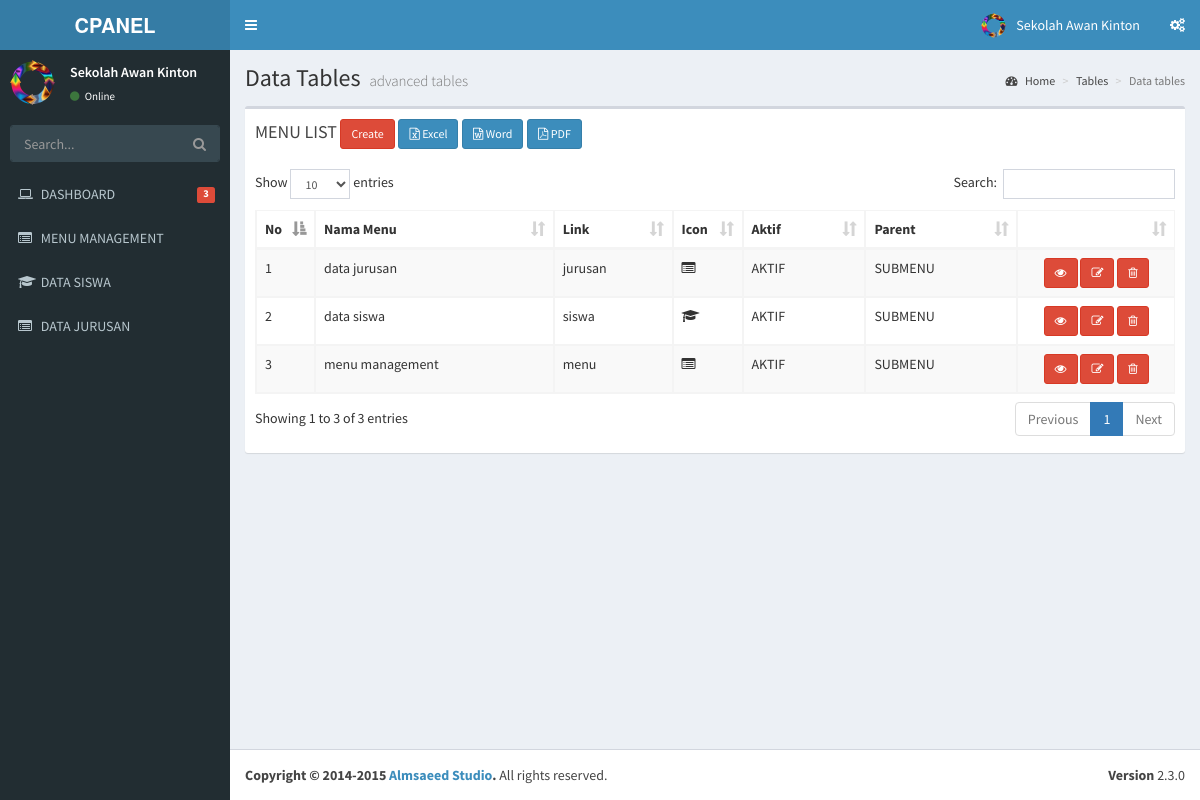
Before: / with the older database file.
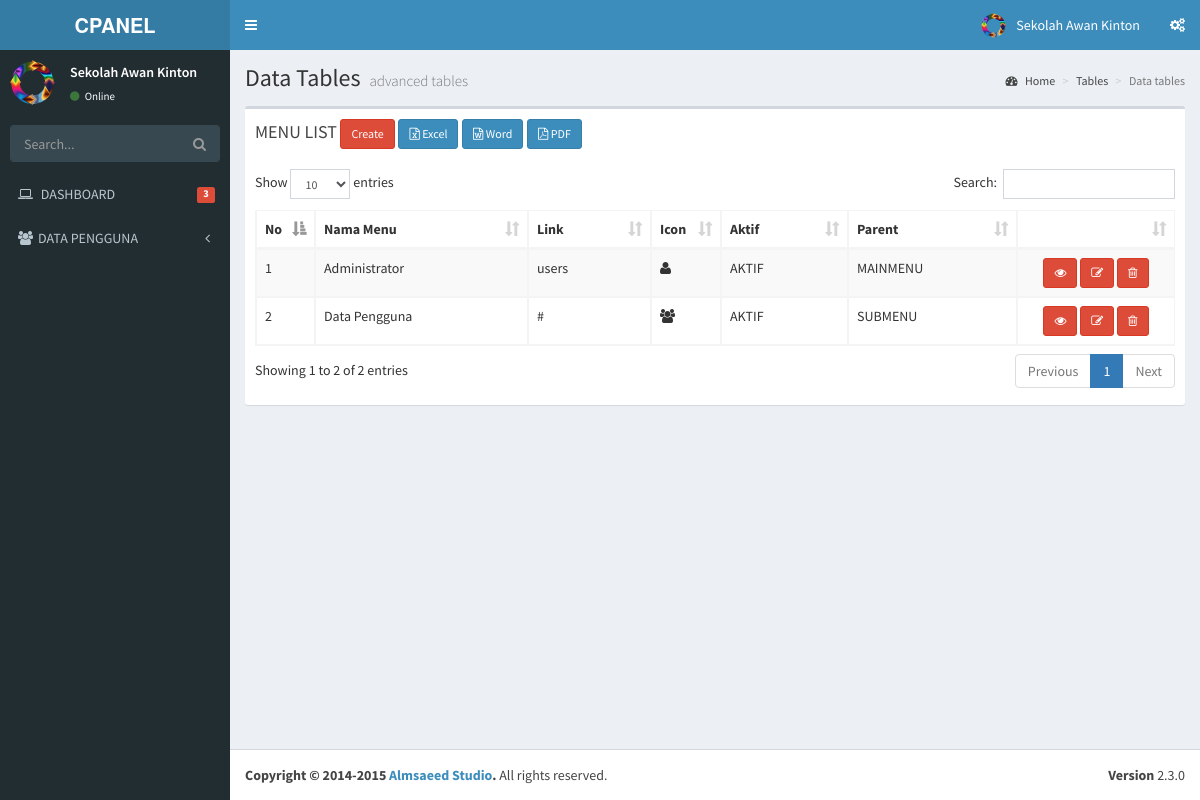
After: the same page with the newer database file.
### tables this page shows
CREATE TABLE `menu` (
  `id` int(11) NOT NULL,
  `name` varchar(50) NOT NULL,
  `link` varchar(50) NOT NULL,
  `icon` varchar(30) NOT NULL,
  `is_active` int(1) NOT NULL,
  `is_parent` int(1) NOT NULL
);

### application/libraries/Template.php (called while the page is built)
<?php if ( ! defined('BASEPATH')) exit('No direct script access allowed');
class Template {
		var $template_data = array();
		function set($name, $value)
		{
			$this->template_data[$name] = $value;
		}
		function load($template = '', $view = '' , $view_data = array(), $return = FALSE)
		{
			$this->CI =& get_instance();
			$this->set('contents', $this->CI->load->view($view, $view_data, TRUE));
			return $this->CI->load->view($template, $this->template_data, $return);
		}
}

### application/controllers/Menu.php (called while the page is built, shortened)
<?php
class Menu extends CI_Controller
{
    public function index()
    {
        $menu = $this->Menu_model->get_all();
        $data = array(
            'menu_data' => $menu
        );
        $this->template->load('template','menu_list', $data);
    }
}

### index.php (called while the page is built, shortened)
<?php
require_once BASEPATH.'core/CodeIgniter.php';

### application/models/Menu_model.php (called while the page is built, shortened)
<?php
class Menu_model extends CI_Model
{
    public $table = 'menu';
    public $id = 'id';
    public $order = 'DESC';
    function get_all()
    {
        $this->db->order_by($this->id, $this->order);
        return $this->db->get($this->table)->result();
    }
}

### application/views/menu_list.php (the view, shortened to what this page needs)
      <section class='content'>
        <div class='row'>
          <div class='col-xs-12'>
            <div class='box'>
              <div class='box-header'>
                <h3 class='box-title'>MENU LIST <?php echo anchor('menu/create/','Create',array('class'=>'btn btn-danger btn-sm'));?>
<?php echo anchor(site_url('menu/excel'), ' <i class="fa fa-file-excel-o"></i> Excel', 'class="btn btn-primary btn-sm"'); ?>
<?php echo anchor(site_url('menu/word'), '<i class="fa fa-file-word-o"></i> Word', 'class="btn btn-primary btn-sm"'); ?>
<?php echo anchor(site_url('menu/pdf'), '<i class="fa fa-file-pdf-o"></i> PDF', 'class="btn btn-primary btn-sm"'); ?></h3>
              </div>
              <div class='box-body'>
      <table class="table table-bordered table-striped" id="mytable">
          <thead>
              <tr>
                  <th width="10px">No</th>
    <th>Nama Menu</th>
    <th>Link</th>
    <th width="30">Icon</th>
    <th>Aktif</th>
    <th>Parent</th>
    <th></th>
              </tr>
          </thead>
   <tbody>
          <?php
          $start = 0;
          foreach ($menu_data as $menu)
          {
              $active = $menu->is_active==1?'AKTIF':'TIDAK AKTIF';
              $parent = $menu->is_parent>1?'MAINMENU':'SUBMENU'
              ?>
              <tr>
    <td><?php echo ++$start ?></td>
    <td><?php echo $menu->name ?></td>
    <td><?php echo $menu->link ?></td>
    <td><i class='<?php echo $menu->icon ?>'></i></td>
    <td><?php echo $active ?></td>
    <td><?php echo $parent ?></td>
    <td style="text-align:center" width="140px">
	<?php
	echo anchor(site_url('menu/read/'.$menu->id),'<i class="fa fa-eye"></i>',array('title'=>'detail','class'=>'btn btn-danger btn-sm'));
	echo anchor(site_url('menu/update/'.$menu->id),'<i class="fa fa-pencil-square-o"></i>',array('title'=>'edit','class'=>'btn btn-danger btn-sm'));
	echo anchor(site_url('menu/delete/'.$menu->id),'<i class="fa fa-trash-o"></i>','title="delete" class="btn btn-danger btn-sm" onclick="javasciprt: return confirm(\'Are You Sure ?\')"');
	?>
    </td>
       </tr>
              <?php
          }
          ?>
          </tbody>
      </table>
                  </div>
            </div>
          </div>
        </div>
      </section>

### application/views/template.php (shortened to what this page needs)
<!DOCTYPE html>
<html>
    <head>
        <link rel="stylesheet" href="<?php echo base_url() ?>template/bootstrap/css/bootstrap.min.css">
        <link rel="stylesheet" href="<?php echo base_url() ?>template/font-awesome-4.4.0/css/font-awesome.min.css">
        <link rel="stylesheet" href="<?php echo base_url() ?>template/ionicons-2.0.1/css/ionicons.min.css">
        <link rel="stylesheet" href="<?php echo base_url() ?>template/plugins/datatables/dataTables.bootstrap.css">
        <link rel="stylesheet" href="<?php echo base_url() ?>template/dist/css/AdminLTE.min.css">
        <link rel="stylesheet" href="<?php echo base_url() ?>template/dist/css/skins/_all-skins.min.css">
    </head>
    <body class="hold-transition skin-blue sidebar-mini">
        <div class="wrapper">
            <header class="main-header">
                <a href="index2.html" class="logo">
                    <span class="logo-lg"><b>CPANEL</b></span>
                </a>
                <nav class="navbar navbar-static-top" role="navigation">
                    <a href="#" class="sidebar-toggle" data-toggle="offcanvas" role="button">
                    </a>
                    <div class="navbar-custom-menu">
                        <ul class="nav navbar-nav">
                            <li class="dropdown user user-menu">
                                <a href="#" class="dropdown-toggle" data-toggle="dropdown">
                                    <img src="<?php echo base_url()?>template/dist/img/logo.png" class="user-image" alt="User Image">
                                    <span class="hidden-xs">Sekolah Awan Kinton</span>
                                </a>
                            </li>
                            <li>
                                <a href="#" data-toggle="control-sidebar"><i class="fa fa-gears"></i></a>
                            </li>
                        </ul>
                    </div>
                </nav>
            </header>
            <aside class="main-sidebar">
                <section class="sidebar">
                    <div class="user-panel">
                        <div class="pull-left image">
                            <img src="<?php echo base_url()?>template/dist/img/logo.png" class="img-circle" alt="User Image">
                        </div>
                        <div class="pull-left info">
                            <p>Sekolah Awan Kinton</p>
                            <a href="#"><i class="fa fa-circle text-success"></i> Online</a>
                        </div>
                    </div>
                    <form action="#" method="get" class="sidebar-form">
                        <div class="input-group">
                            <input type="text" name="q" class="form-control" placeholder="Search...">
                            <span class="input-group-btn">
                                <button type="submit" name="search" id="search-btn" class="btn btn-flat"><i class="fa fa-search"></i></button>
                            </span>
                        </div>
                    </form>
                    <ul class="sidebar-menu">
                        <li>
                            <a href="<?php echo site_url('dashboard') ?>">
                                <i class="fa fa-laptop"></i> <span>DASHBOARD</span>
                                <small class="label pull-right bg-red">3</small>
                            </a>
                        </li>
                        <?php
                        $menu = $this->db->get_where('menu', array('is_parent' => 0,'is_active'=>1));
                        foreach ($menu->result() as $m) {
                            $submenu = $this->db->get_where('menu',array('is_parent'=>$m->id,'is_active'=>1));
                            if($submenu->num_rows()>0){
                                echo "<li class='treeview'>
                                    ".anchor('#',  "<i class='$m->icon'></i>".strtoupper($m->name).' <i class="fa fa-angle-left pull-right"></i>')."
                                        <ul class='treeview-menu'>";
                                   echo"</ul>
                                    </li>";
                            }else{
                                echo "<li>" . anchor($m->link, "<i class='$m->icon'></i> <span>" . strtoupper($m->name)) . "</span></li>";
                            }
                        }
                        ?>
                    </ul>
                </section>
            </aside>
            <div class="content-wrapper">
                <section class="content-header">
                    <h1>
                        Data Tables
                        <small>advanced tables</small>
                    </h1>
                    <ol class="breadcrumb">
                        <li><a href="#"><i class="fa fa-dashboard"></i> Home</a></li>
                        <li><a href="#">Tables</a></li>
                        <li class="active">Data tables</li>
                    </ol>
                </section>
                <?php
                echo $contents;
                ?>
            </div>
            <footer class="main-footer">
                <div class="pull-right hidden-xs">
                    <b>Version</b> 2.3.0
                </div>
                <strong>Copyright &copy; 2014-2015 <a href="http://almsaeedstudio.com">Almsaeed Studio</a>.</strong> All rights reserved.
            </footer>
        </div>
    </body>
</html>

Changed rows visible on the page:
removed menu: link+icon+name "MENU MANAGEMENT", name "menu management", link "menu", is_active "AKTIF", is_parent "SUBMENU"
removed menu: link+icon+name "DATA SISWA", name "data siswa", link "siswa", is_active "AKTIF", is_parent "SUBMENU"
removed menu: link+icon+name "DATA JURUSAN", name "data jurusan", link "jurusan", is_active "AKTIF", is_parent "SUBMENU"
added menu: icon+name "DATA PENGGUNA", name "Data Pengguna", link "#", is_active "AKTIF", is_parent "SUBMENU"
added menu: name "Administrator", link "users", is_active "AKTIF", is_parent "MAINMENU", shown under "MENU LIST CreateExcelWordPDF"
Other visible differences:
text written by a page script: "Show entries Search: Showing 1 to 3 of 3 entries Previous 1 Next" → "Show entries Search: Showing 1 to 2 of 2 entries Previous 1 Next"
